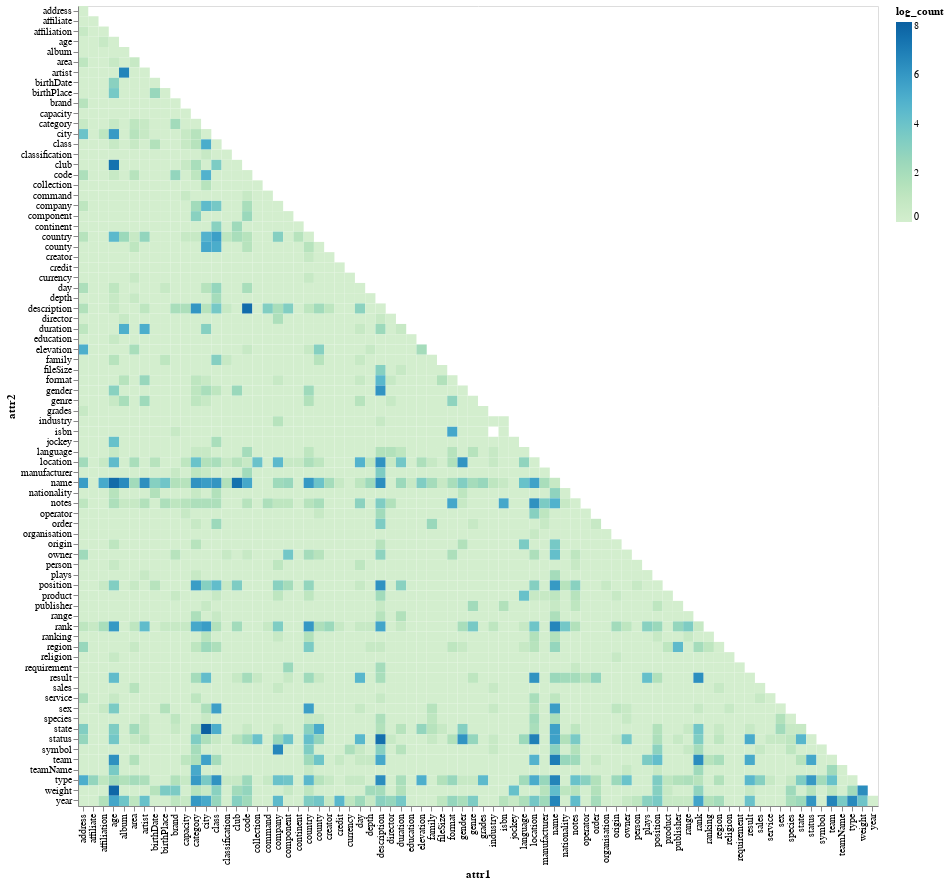

This figure's notebook cell:
### Code cell
alt.Chart(df_co_matrix).mark_rect().encode(
    alt.X('attr1:O'),
    alt.Y('attr2:O'),
    alt.Color('log_count:Q', scale=alt.Scale(scheme='greenblue'))
).properties(width=800, height=800)#.save('co-occur-matrix.svg')

### Figure 1 — Vega-Lite specification as saved in the notebook (floating-point values rounded to 4 significant figures; data arrays with more than 128 entries replaced by an {"elided": "..."} marker saying what was removed)
{"config": {"view": {"continuousWidth": 400, "continuousHeight": 300}}, "data": {"name": "data-2810cc6dca124d6d69e1aa2b0a1acb20"}, "mark": "rect", "encoding": {"color": {"field": "log_count", "scale": {"scheme": "greenblue"}, "type": "quantitative"}, "x": {"field": "attr1", "type": "ordinal"}, "y": {"field": "attr2", "type": "ordinal"}}, "height": 800, "width": 800, "$schema": "https://vega.github.io/schema/vega-lite/v4.17.0.json", "datasets": {"data-2810cc6dca124d6d69e1aa2b0a1acb20": {"elided": "3081 records"}}}
